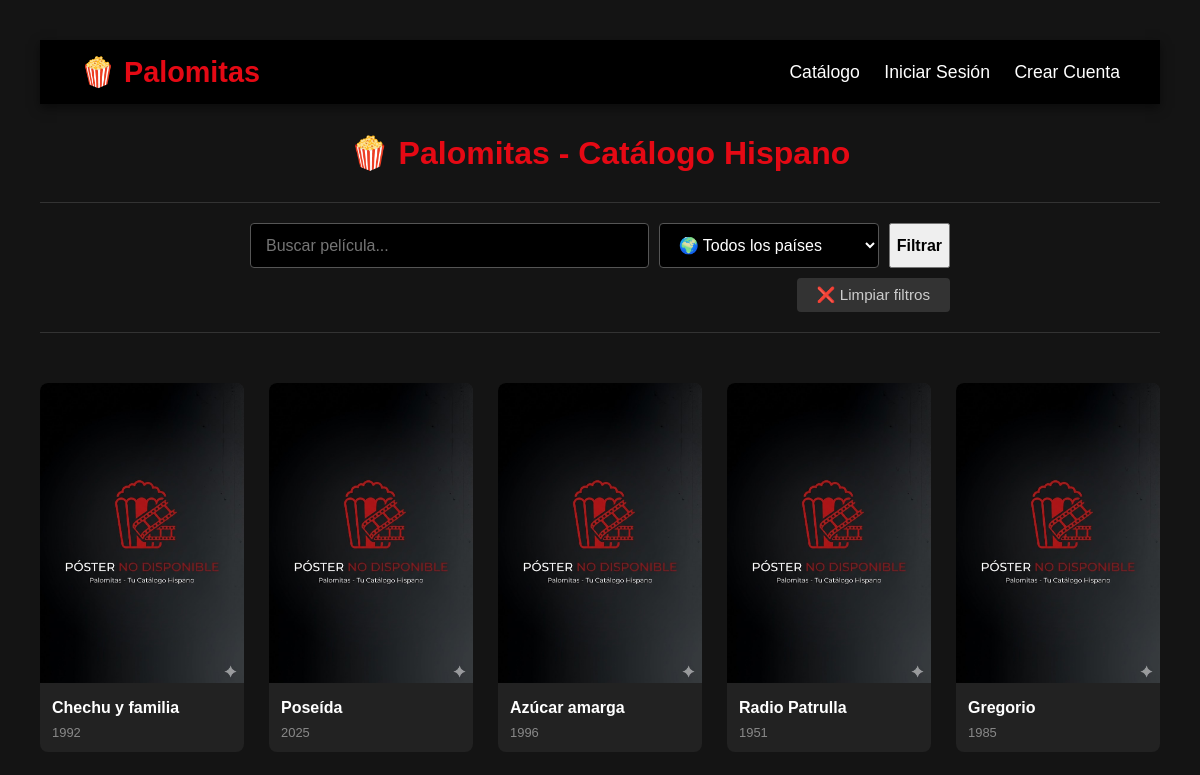
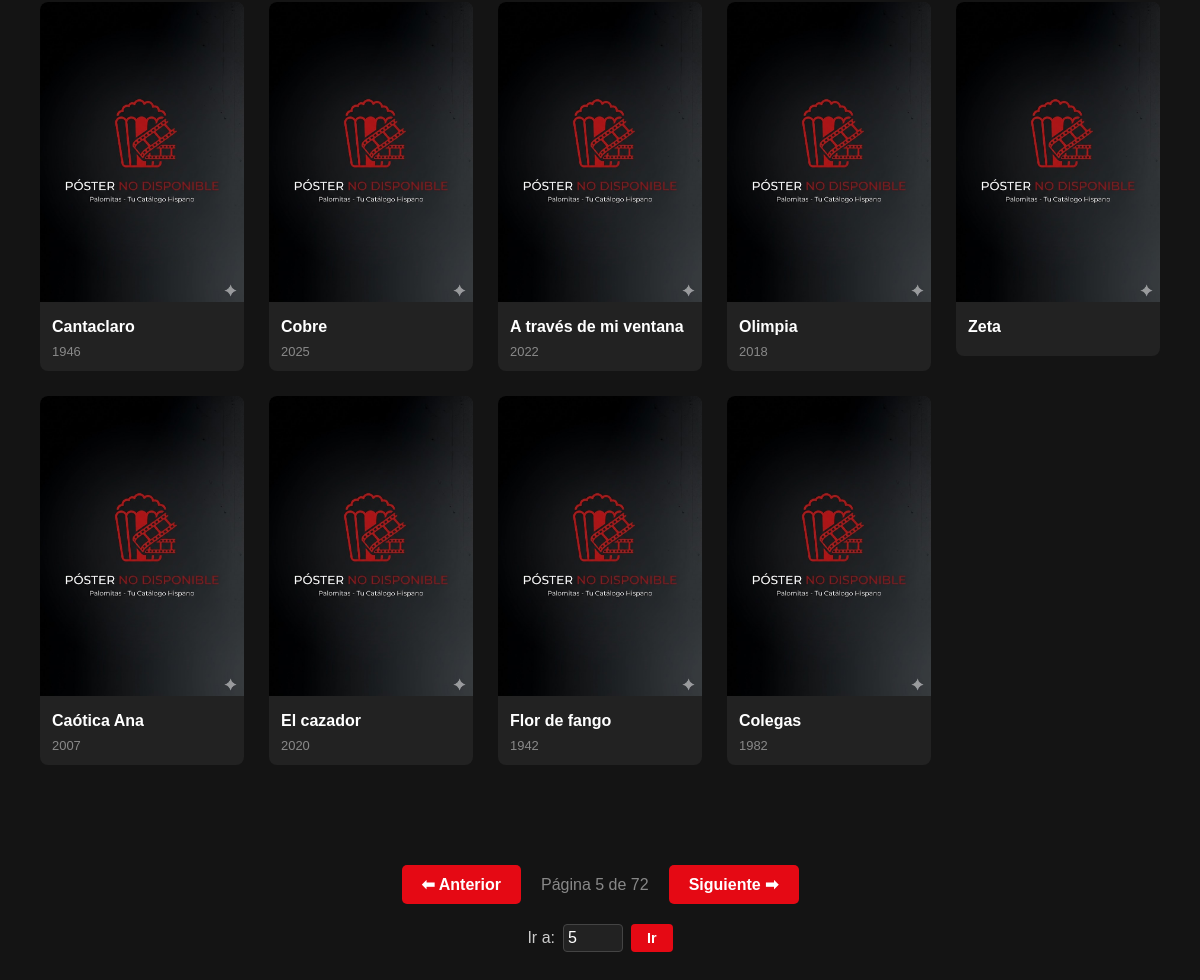
/?pag=5, run on an earlier commit of the app's database (2 pictures, top to bottom).
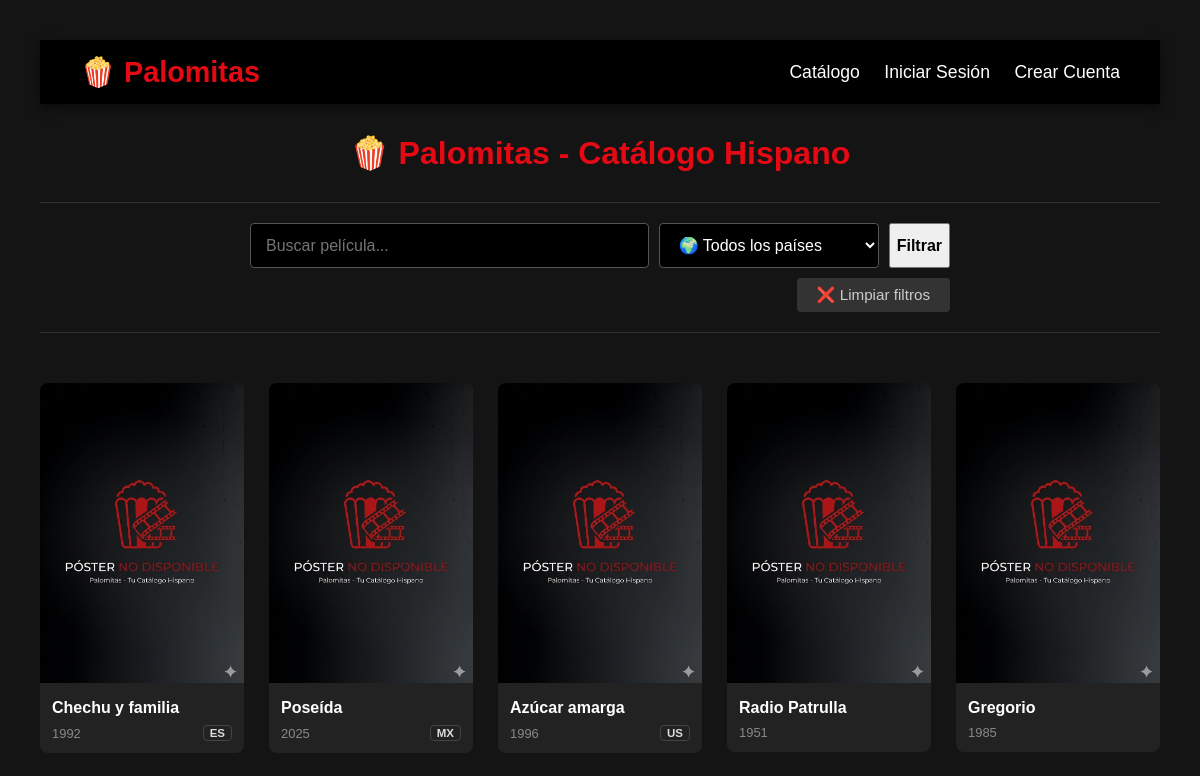
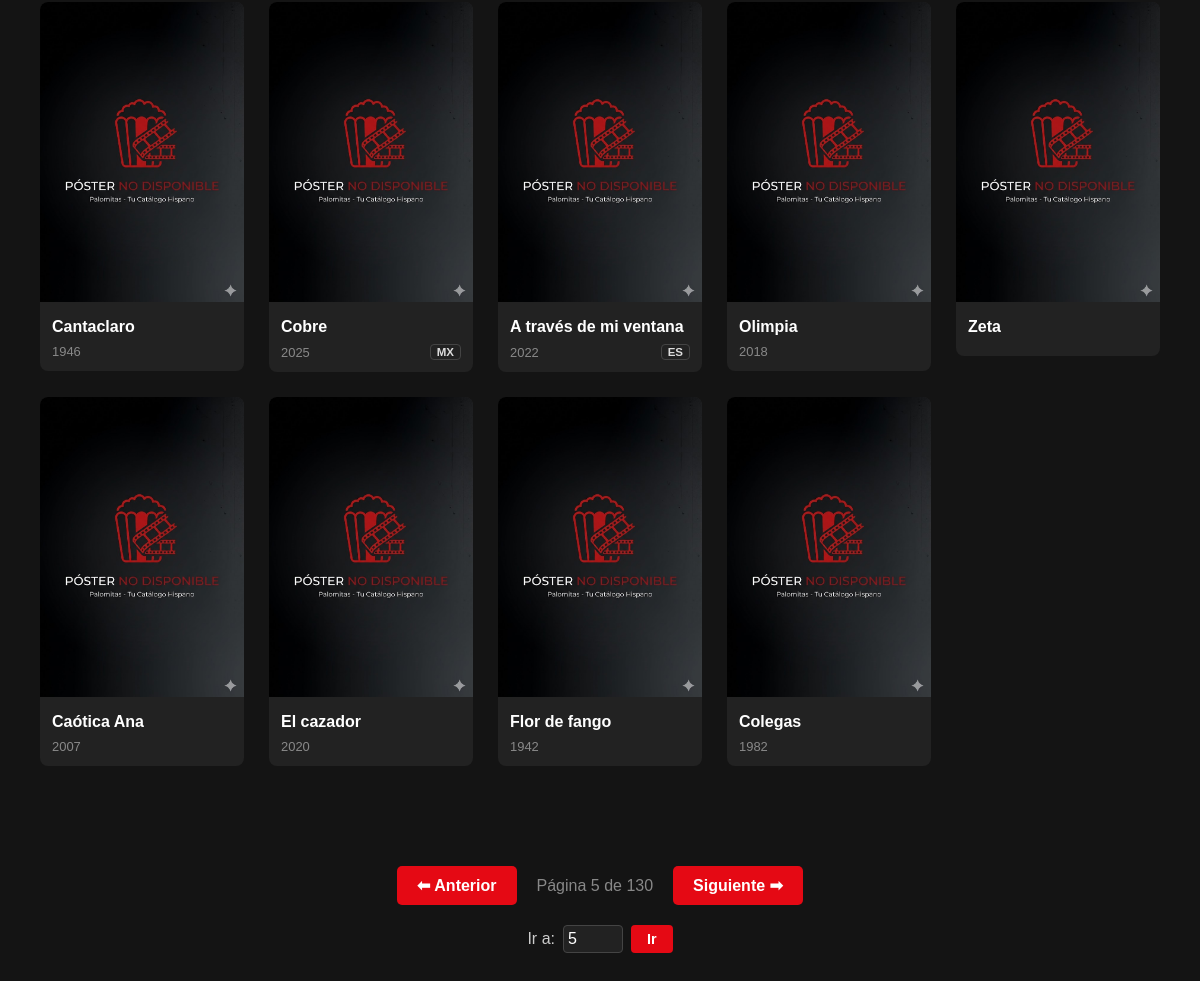
And on a later commit of the database (2 pictures, top to bottom).
### tables this page shows
CREATE TABLE `producciones` (
  `id_produccion` int(11) NOT NULL,
  `tmdb_id` int(11) DEFAULT NULL,
  `titulo` varchar(255) NOT NULL,
  `tipo` enum('pelicula','serie') NOT NULL,
  `anio` year(4) DEFAULT NULL,
  `sinopsis` text DEFAULT NULL,
  `pais` varchar(100) DEFAULT NULL,
  `idioma_original` varchar(100) DEFAULT NULL,
  `portada` varchar(255) DEFAULT NULL,
  `id_version_origen` int(11) DEFAULT NULL
);

### index.php (the view, shortened to what this page needs)
<?php
$host = '127.0.0.1';
$db   = 'palomitas';
$user = 'raquel';
$pass = 'cine';
$port = '3307';
$charset = 'utf8mb4';
$dsn = "mysql:host=$host;port=$port;dbname=$db;charset=$charset";
try {
    $pdo = new PDO($dsn, $user, $pass);
} catch (\PDOException $e) {
    die("Error: " . $e->getMessage());
}
$pelis_por_pagina = 14;
$pagina_actual = isset($_GET['pag']) ? (int)$_GET['pag'] : 1;
$inicio = ($pagina_actual - 1) * $pelis_por_pagina;
$sql = "SELECT * FROM producciones WHERE 1=1";
$parametros = [];
$url_filtros = "";
$sql .= " LIMIT $inicio, $pelis_por_pagina";
$stmt = $pdo->prepare($sql);
$stmt->execute($parametros);
$peliculas = $stmt->fetchAll(PDO::FETCH_ASSOC);
$sql_total = "SELECT COUNT(*) FROM producciones WHERE 1=1";
$parametros_total = [];
$stmt_total = $pdo->prepare($sql_total);
$stmt_total->execute($parametros_total);
$total_pelis = $stmt_total->fetchColumn();
$total_paginas = ceil($total_pelis / $pelis_por_pagina);
?>
<!DOCTYPE html>
<html lang="es">
<head>
    <link rel="stylesheet" href= "css/estilos.css?v=3"></link>
</head>
<body>
    <nav class="navbar">
        <a href="index.php" class="logo">🍿 Palomitas</a>
        <div class="enlaces">
            <a href="index.php">Catálogo</a>
            <?php if (isset($_SESSION['usuario_nombre'])): ?>
                <span style="color: #ccc; margin-left: 20px;">
                    Hola, <strong style="color: white;"><?= htmlspecialchars($_SESSION['usuario_nombre']) ?></strong>
                </span>
                <a href="logout.php" style="color: #e50914; margin-left: 15px;">Cerrar Sesión</a>
            <?php else: ?>
                <a href="login.php">Iniciar Sesión</a>
                <a href="registro.php">Crear Cuenta</a>
            <?php endif; ?>
        </div>
    </nav>
    <h1>🍿 Palomitas - Catálogo Hispano</h1>
    <section class="barra-filtros">
    <form action="index.php" method="GET" class="formulario-busqueda">
        <div class="controles-principales">
            <input type="text" name="busqueda" placeholder="Buscar película..." value="<?= htmlspecialchars($_GET['busqueda'] ?? '') ?>" class="input-filtro">
            <select name="pais" class="input-filtro">
                <option value="">🌍 Todos los países</option>
            </select>
            <button type="submit" class="btn-filtrar">Filtrar</button>
        </div>
        <a href="index.php" class="btn-limpiar">❌ Limpiar filtros</a>
    </form>
</section>
    <div class="galeria">
        <?php foreach ($peliculas as $peli): ?>
            <a href="detalles.php?id=<?= $peli['id_produccion'] ?>" style="text-decoration: none; color: inherit;">
                <div class="tarjeta">
<?php
$enlace_portada = !empty($peli['portada']) ? $peli['portada'] : 'img/no-poster.png';
?>
<img
    src="<?= htmlspecialchars($enlace_portada) ?>"
    alt="<?= htmlspecialchars($peli['titulo']) ?>"
    onerror="this.onerror=null; this.src='img/no-poster.png';"
>
                    <div class="info">
                        <div class="titulo"><?= $peli['titulo'] ?></div>
                        <div class="meta-datos">
                            <span class="anio"><?= $peli['anio'] ?></span>
                            <?php if (!empty($peli['pais']) && $peli['pais'] !== '??'): ?>
                                <span class="etiqueta-pais"><?= $peli['pais'] ?></span>
                            <?php endif; ?>
                        </div>
                    </div>
                    </div>
                </a>
        <?php endforeach; ?>
    </div>
<div class="contenedor-navegacion">
    <div class="paginacion">
        <?php if ($pagina_actual > 1): ?>
            <a href="?pag=<?= $pagina_actual - 1 ?><?= $url_filtros ?>" class="btn">⬅ Anterior</a>        <?php else: ?>
            <span class="btn desactivado">⬅ Anterior</span>
        <?php endif; ?>
        <span class="info-pag">Página <?= $pagina_actual ?> de <?= $total_paginas ?></span>
        <?php if ($pagina_actual < $total_paginas): ?>
            <a href="?pag=<?= $pagina_actual + 1 ?><?= $url_filtros ?>" class="btn">Siguiente ➡</a>        <?php else: ?>
            <span class="btn desactivado">Siguiente ➡</span>
        <?php endif; ?>
    </div>
    <div class="salto-pagina">
        <form action="index.php" method="GET" style="display: inline-flex; align-items: center; gap: 8px;">
            <label for="input-pag" style="font-size: 1em; color: #ccc;">Ir a:</label>
            <input type="number"
                name="pag"
                id="input-pag"
                min="1"
                max="<?= $total_paginas ?>"
                value="<?= $pagina_actual ?>"
                style="width: 50px; background: #222; color: white; border: 1px solid #444; border-radius: 4px; padding: 4px;">
            <button type="submit" class="btn-ir">Ir</button>
        </form>
    </div>
</div>
</body>
</html>

What changed in the data, as far as the page shows it:
changed producciones "Chechu y familia": pais (not shown) → "ES"
changed producciones "Poseída": pais (not shown) → "MX"
changed producciones "Azúcar amarga": pais (not shown) → "US"
changed producciones "Cobre": pais (not shown) → "MX"
changed producciones "A través de mi ventana": pais (not shown) → "ES"
Also different on the page:
$total_paginas: "72" → "130"
